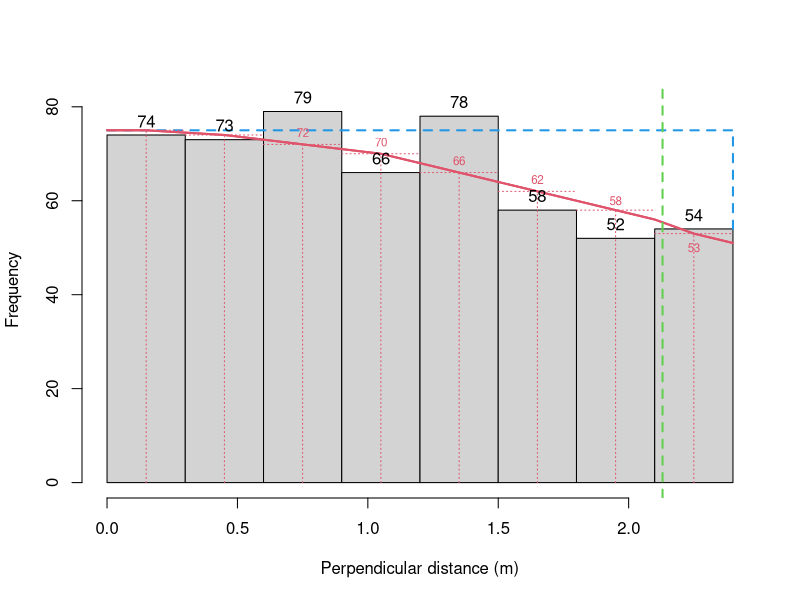

This chart was generated by the following R code:
## ---- chunk 1
library(tidyverse)
nests.sum <- NULL
nests.sum$"Distance band" <- c("0.0-0.3", "0.3-0.6", "0.6-0.9", "0.9-1.2", "1.2-1.5", "1.5-1.8", "1.8-2.1", "2.1-2.4")
nests.sum$Frequency <- c(74, 73, 79, 66, 78, 58, 52, 54)
nests.sum <- data.frame(nests.sum)
knitr::kable(nests.sum, format = "html",
             caption="Frequency of duck nests detected in perpendicular distance bands (metres)") %>%
  kableExtra::kable_styling(bootstrap_options = c("striped", "responsive"),
                            full_width = FALSE)
## ---- chunk 2
# Read in data
nests <- read.csv(file="IntroDS_1.1.csv", header=TRUE)
brks <- seq(0,2.4, by=0.3)
nests.hist <- hist(nests$distance, breaks=brks, plot=TRUE, main="", 
                   ylim=c(0,82), xlab="Perpendicular distance (m)")
lines(c(0,2.4), c(75,75), col=4, lty=2, lwd=2)
lines(c(2.4,2.4), c(54,75), col=4, lty=2, lwd=2)
x.pts <- seq(0, 2.4, 0.15)
y.pts <- c(75,75,74.5,74,73,72,71,70,68,66,64,62,60,58,56,53,51.0)
lines(x.pts, y.pts, lwd=2, col=2, lty=1)
x.mid <- seq(0.15, 2.4, 0.3)
y.mid <- c(75, 74, 72, 70, 66, 62, 58, 53)
lines(x.pts, y.pts, lwd=2, col=2, lty=1)
segments(x.mid, rep(0, 8), x.mid, y.mid, col=2, lty=3)
segments(seq(0,2.1,0.3), y.mid, seq(0.3,2.4,0.3), y.mid, col=2, lty=3)
text(c(0.75, 1.05, 1.35, 1.65), c(72, 70, 66, 62)+2.5, c(72, 70, 66, 62), col=2, cex=0.7)
text(1.95, 60, 58, col=2, cex=0.7)
text(2.25, 50, 53, col=2, cex=0.7)
text(nests.hist$mids, nests.hist$counts+3, nests.hist$counts)
# Add esw
abline(v=2.13, col=3, lty=2, lwd=2)
